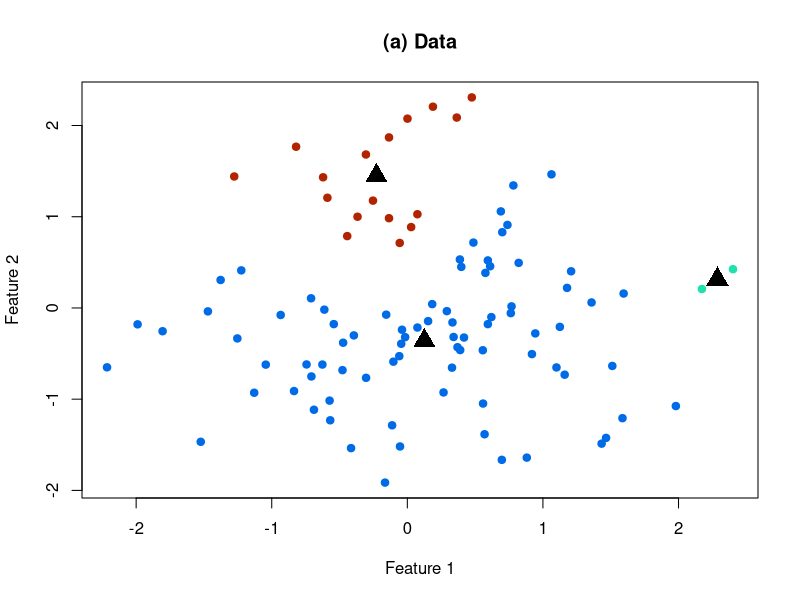
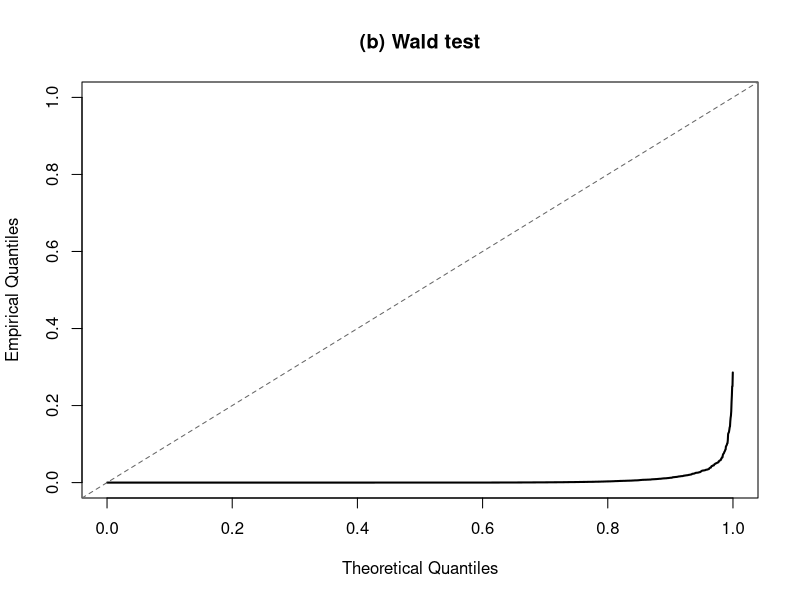
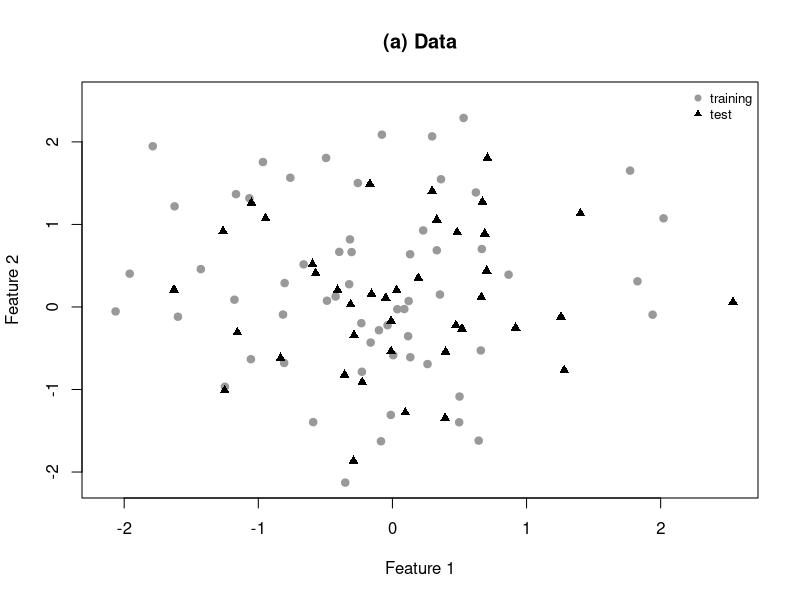
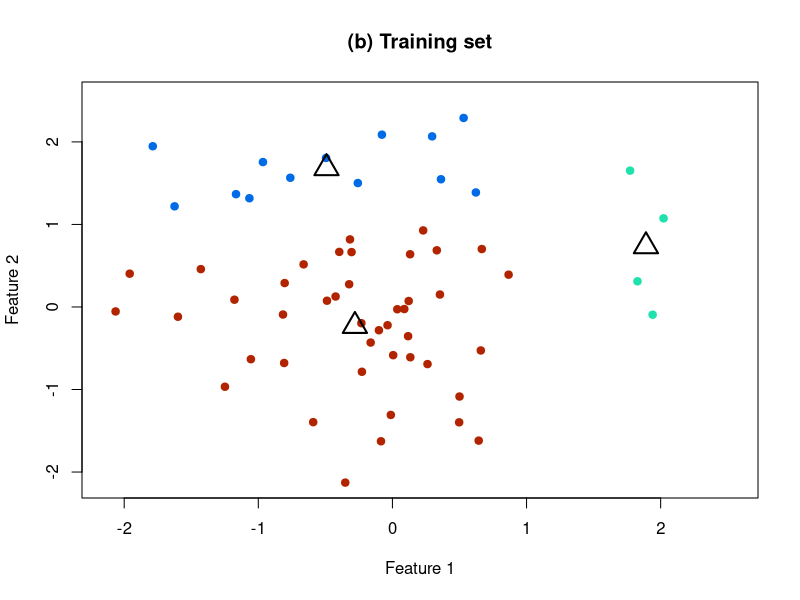
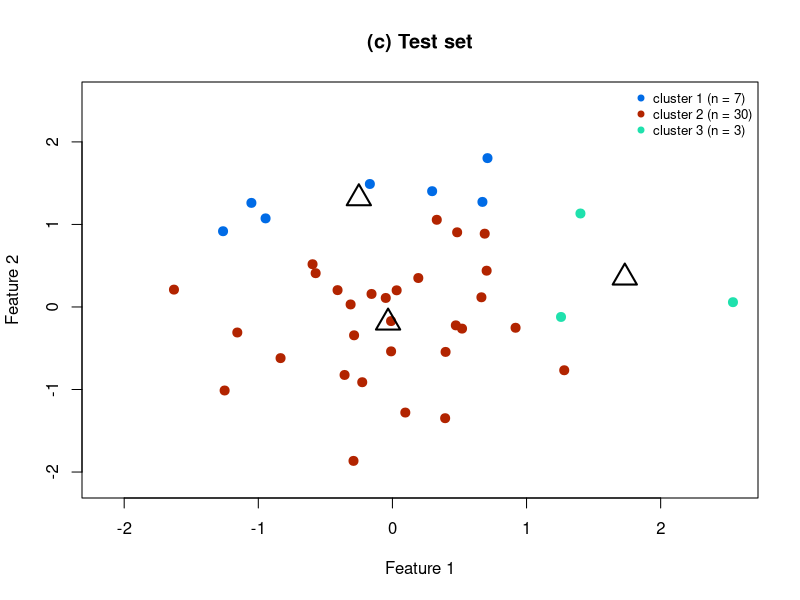
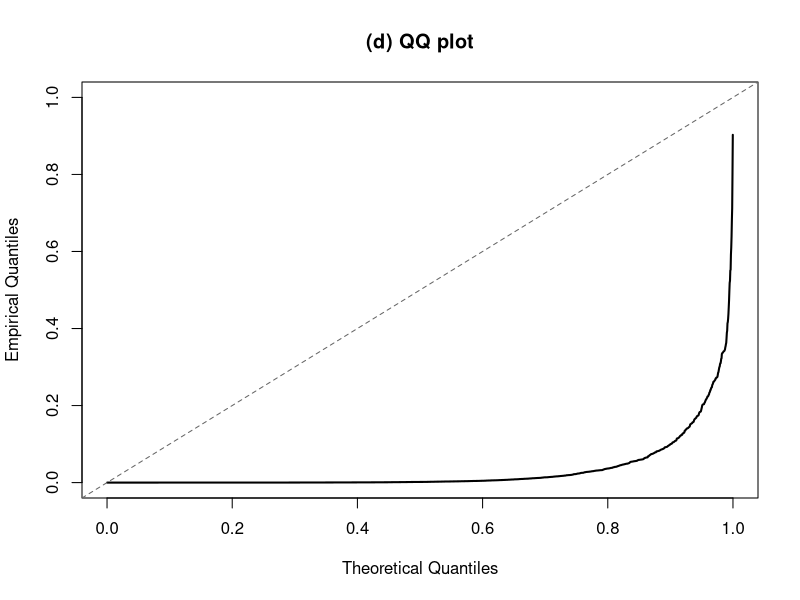
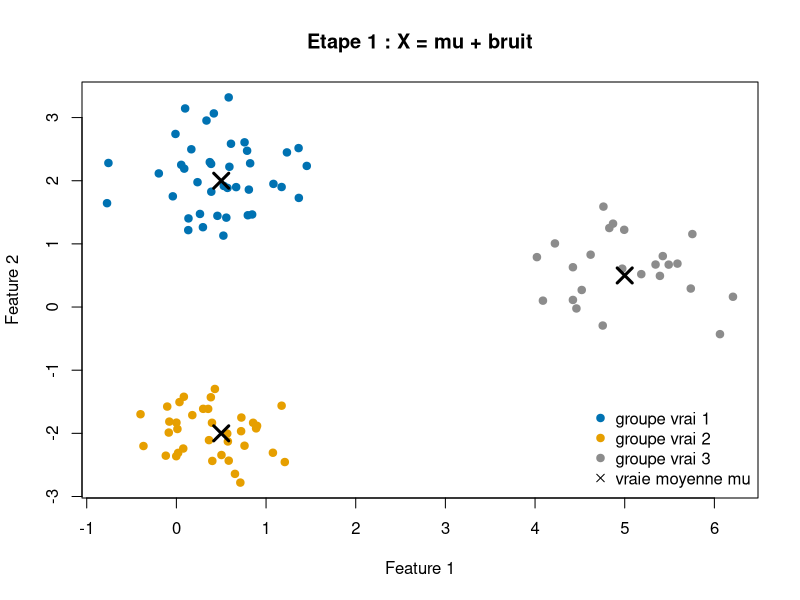
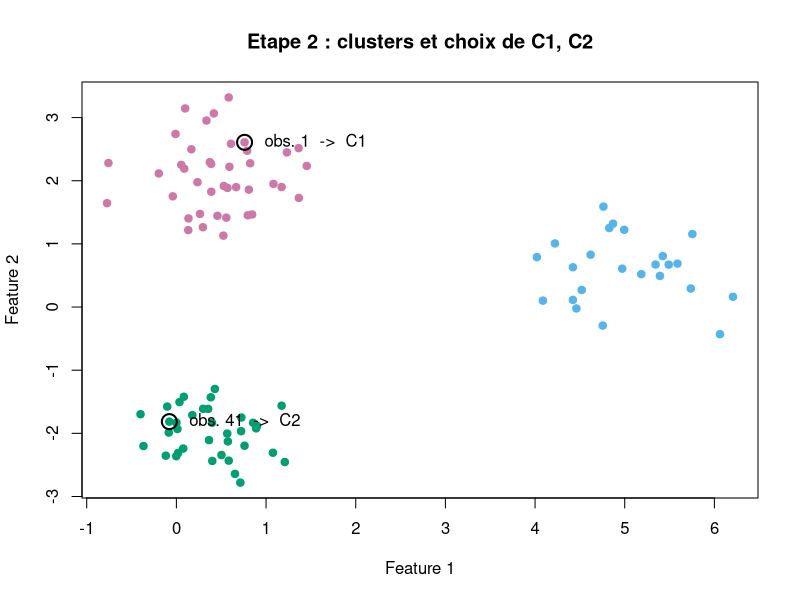

The R script that drew these images, in order:
## ---- chunk 1
library(class)
set.seed(1)

# Parameters

n       <- 100        
q       <- 2           
sigma2  <- 1
sigma   <- sqrt(sigma2)
mu      <- matrix(0, nrow = n, ncol = q)
K       <- 3          
link    <- "average"
B       <- 2000        
n_train <- 60          
k_nn    <- 3           # "three-nearest neighbors classifier"

cols <- c("#006be6", "#b22400", "#1fe1ad")   

# Génération de X

gen_data <- function() {
   matrix(rnorm(n * q, mean = mu , sd = sigma), nrow = n, ncol = q)
}

# Test de Wald

wald_p <- function(x, g1, g2) {
  d     <- sqrt(sum((colMeans(x[g1, , drop = FALSE]) -
                     colMeans(x[g2, , drop = FALSE]))^2))
  scale <- sigma * sqrt(1 / length(g1) + 1 / length(g2))
  pchisq((d / scale)^2, df = q, lower.tail = FALSE)
}

# QQ-plot (density vs uniform density)

qq_unif <- function(p, main) {
  plot(ppoints(length(p)), sort(p), type = "l", lwd = 2,
       xlim = c(0, 1), ylim = c(0, 1),
       xlab = "Theoretical Quantiles", ylab = "Empirical Quantiles",
       main = main)
  abline(0, 1, lty = 2, col = "grey40")   # droite y = x : p-values uniformes
}
## ---- chunk 2
# Dataset
x1   <- gen_data()
head(x1)
clust <- cutree(hclust(dist(x1), method = link), k = K)
means1 <- t(sapply(1:K, function(k) colMeans(x1[clust == k, , drop = FALSE])))

plot(x1, col = cols[clust], pch = 19, xlab = "Feature 1", ylab = "Feature 2",
     main = "(a) Data")
points(means1, pch = 17, cex = 2.2, col = "black")


## ---- chunk 3
fig1_run <- function() {
  x   <- gen_data()
  lab <- cutree(hclust(dist(x), method = link), k = K)
  pr  <- sample(K, 2)
  wald_p(x, which(lab == pr[1]), which(lab == pr[2]))
}
p_fig1 <- replicate(B, fig1_run())


qq_unif(p_fig1, "(b) Wald test")
## ---- chunk 4
fig2_draw <- function() {
  repeat {
    x    <- gen_data()
    idx  <- sample(n, n_train)
    xtr  <- x[idx, , drop = FALSE]
    xte  <- x[-idx, , drop = FALSE]
    ltr  <- cutree(hclust(dist(xtr), method = link), k = K)
    lte  <- as.integer(knn(train = xtr, test = xte,
                           cl = factor(ltr, levels = 1:K), k = k_nn))
    if (all(tabulate(lte, nbins = K) >= 1)) break
  }
  list(xtr = xtr, xte = xte, ltr = ltr, lte = lte)
}

# a-c
ex <- fig2_draw()

# d

fig2_run <- function() {
  d  <- fig2_draw()
  pr <- sample(K, 2)
  wald_p(d$xte, which(d$lte == pr[1]), which(d$lte == pr[2]))
}
p_fig2 <- replicate(B, fig2_run())

lim <- range(rbind(ex$xtr, ex$xte))

cl_means <- function(x, lab) {
  t(sapply(1:K, function(k) colMeans(x[lab == k, , drop = FALSE])))
}
means_tr <- cl_means(ex$xtr, ex$ltr)   # clusters du train (estimés sur le train)
means_te <- cl_means(ex$xte, ex$lte)   # clusters du test (assignés par kNN)

# a Data : train+test
plot(ex$xtr, pch = 19, col = "grey60", xlim = lim, ylim = lim,
     xlab = "Feature 1", ylab = "Feature 2", main = "(a) Data")
points(ex$xte, pch = 17, col = "black")
legend("topright", c("training", "test"), pch = c(19, 17),
       col = c("grey60", "black"), bty = "n", cex = 0.8)

# b : clustering Train

plot(ex$xtr, pch = 19, col = cols[ex$ltr], xlim = lim, ylim = lim,
     xlab = "Feature 1", ylab = "Feature 2", main = "(b) Training set")
points(means_tr, pch = 2, cex = 2.4, lwd = 2, col = "black")

#c : tests 
plot(ex$xte, pch = 19, col = cols[ex$lte], cex = 1.2, xlim = lim, ylim = lim,
     xlab = "Feature 1", ylab = "Feature 2", main = "(c) Test set")
points(means_te, pch = 2, cex = 2.4, lwd = 2, col = "black")
legend("topright", bty = "n", cex = 0.8, pch = 19, col = cols,
       legend = paste0("cluster ", 1:K, " (n = ", tabulate(ex$lte, K), ")"))

# d-

qq_unif(p_fig2, "(d) QQ plot")

## ---- chunk 5

cat(sprintf("Fig 1 - Wald, clusters estimés sur toutes les données : %.3f\n",
            mean(p_fig1 < 0.05)))
cat(sprintf("Fig 2 - Wald, sample splitting + kNN                  : %.3f\n",
            mean(p_fig2 < 0.05)))
cat("Attendu pour un test valide : 0.050\n")

## ---- chunk 6

set.seed(2026)
col_A <- "#0072B2"   
col_B <- "#E69F00"   
col_C <- "grey55"    
tailles <- c(40, 36, 24)                   # tailles des 3 groupes vrais
q      <- 2
sigma  <- 0.5
K      <- 3
mu_grp <- rbind(c(0.5,  2),      # groupe A 
                c(0.5, -2),      # groupe B : distance A-B = 4
                c(5.0,  0.5))    # groupe C 
grp <- rep(1:3, times = tailles)
mu  <- mu_grp[grp, ]
x   <- matrix(rnorm(length(grp) * q, mean = mu, sd = sigma), ncol = q)
mu
x
plot(x, col = c(col_A, col_B, col_C)[grp], pch = 19, cex = 1,
     xlab = "Feature 1", ylab = "Feature 2", main = "Etape 1 : X = mu + bruit")
points(mu_grp, pch = 4, cex = 2, lwd = 3)
legend("bottomright", bty = "n", pch = c(19, 19, 19, 4), col = c(col_A, col_B, col_C, "black"),
       legend = c("groupe vrai 1", "groupe vrai 2", "groupe vrai 3", "vraie moyenne mu"))

## ---- chunk 7
clust <- cutree(hclust(dist(x), method = "average"), k = K)
table(vrai_groupe = grp, cluster = clust)    

C1 <- which(clust == clust[1])                  # cluster contenant l'obs. 1  (groupe A)
C2 <- which(clust == clust[41])          # cluster contenant l'obs. 41 (groupe B)
clust
C1
C2

pal <- c("#CC79A7", "#009E73", "#56B4E9")
plot(x, col = pal[clust], pch = 19, cex = 1, xlab = "Feature 1", ylab = "Feature 2",
     main = "Etape 2 : clusters et choix de C1, C2")
points(x[c(1, 41), , drop = FALSE], pch = 1, cex = 2, lwd = 2)
text(x[1, 1], x[1, 2], "  obs. 1  ->  C1", pos = 4)
text(x[41, 1], x[41, 2], "  obs. 41  ->  C2", pos = 4)
## ---- chunk 8
n1 <- length(C1); n2 <- length(C2)
ecart <- colMeans(x[C1, , drop = FALSE]) - colMeans(x[C2, , drop = FALSE])
d <- sqrt(sum(ecart^2))                     # ||xbar_C1 - xbar_C2||
u <- ecart / d                              # dir(xbar_C1 - xbar_C2)
cat("d =", round(d, 3), " u =", round(u, 3), "\n")

x_prime <- function(phi) {
  xp <- x
  xp[C1, ] <- t(t(x[C1, , drop = FALSE]) + n2/(n1+n2) * (phi - d) * u)
  xp[C2, ] <- t(t(x[C2, , drop = FALSE]) - n1/(n1+n2) * (phi - d) * u)
  xp
}

cols <- ifelse(seq_len(nrow(x)) %in% C1, col_A, ifelse(seq_len(nrow(x)) %in% C2, col_B, col_C))
xp2 <- x_prime(2 * d)
lim <- range(x, xp2)
plot(x, col = "grey70", pch = 1, cex = 1, xlim = lim, ylim = lim,
     xlab = "Feature 1", ylab = "Feature 2", main = expression("Etape 3 : x'(" * phi * " = 2d)"))
points(xp2, col = cols, pch = 19, cex = 1)
idx <- c(C1, C2)
arrows(x[idx, 1], x[idx, 2], xp2[idx, 1], xp2[idx, 2], length = 0.06, col = cols[idx])
legend("bottomleft", bty = "n", pch = c(1, 19), col = c("grey70", "black"),
       legend = c("donnees d'origine", "donnees deplacees"))

## ---- chunk 9
stopifnot(all.equal(x_prime(d), x))
for (phi in c(0, d, 2 * d)) {
  xp <- x_prime(phi)
  cat("phi =", round(phi, 2), "  : la distance entre moyennes =",
      round(sqrt(sum((colMeans(xp[C1, ]) - colMeans(xp[C2, ]))^2)), 3), "\n")
}
## ---- chunk 10
est_cluster <- function(clust, G) {           # G est-il EXACTEMENT un cluster de clust ?
  k <- clust[G[1]]
  all(clust[G] == k) && sum(clust == k) == length(G)
}
dans_S <- function(phi) {
  clust_p <- cutree(hclust(dist(x_prime(phi)), method = "average"), k = K)
  est_cluster(clust_p, C1) && est_cluster(clust_p, C2)
}

dans_S(2)
## ---- chunk 11
cols <- ifelse(seq_len(nrow(x)) %in% C1, "#0072B2",
        ifelse(seq_len(nrow(x)) %in% C2, "#E69F00", "grey55"))
lim <- range(sapply(c(0, d, 2 * d), function(p) range(x_prime(p))))

panneau <- function(phi, titre) {
  xp <- x_prime(phi)
  plot(xp, col = cols, pch = 19, cex = 1.1, xlim = lim, ylim = lim,
       xlab = "Feature 1", ylab = "Feature 2", main = titre)
  points(rbind(colMeans(xp[C1, ]), colMeans(xp[C2, ])), pch = 2, cex = 2, lwd = 2)
}


par(mfrow = c(1, 3), mar = c(4.2, 4.2, 3, 1))
panneau(d,     bquote("(a) Original data (" * phi == .(round(d, 0)) * ")"))
panneau(0,     expression("(b) Perturbed data (" * phi == 0 * ")"))
panneau(8, bquote("(c) Perturbed data (" * phi == .(8) * ")"))
dev.copy(png, "figure3_reproduction.png", width = 2100, height = 700, res = 140)
dev.off()
